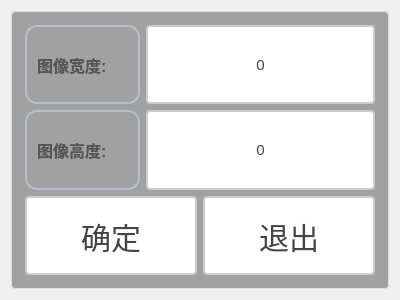
<?xml version="1.0" encoding="UTF-8"?>
<ui version="4.0">
 <class>PicturesPainterSetAspectRatioClass</class>
 <widget class="QDialog" name="PicturesPainterSetAspectRatioClass">
  <property name="geometry">
   <rect>
    <x>0</x>
    <y>0</y>
    <width>400</width>
    <height>300</height>
   </rect>
  </property>
  <property name="windowTitle">
   <string>PicturesPainterSetAspectRatio</string>
  </property>
  <layout class="QGridLayout" name="gridLayout_2">
   <item row="0" column="0">
    <widget class="QGroupBox" name="groupBox_4">
     <property name="styleSheet">
      <string notr="true">QGroupBox {
    border: 1px solid #DDD;
    border-radius: 4px;
    font: bold 14px;
    color: #666;
    background-color: rgb(161, 161, 161);
    padding: 2px; 
}

QGroupBox::title {
    subcontrol-origin: margin;
    subcontrol-position: top left;
    left: 10px;
    padding: 0 5px;
}</string>
     </property>
     <property name="title">
      <string/>
     </property>
     <layout class="QGridLayout" name="gridLayout">
      <item row="0" column="0">
       <layout class="QVBoxLayout" name="verticalLayout">
        <item>
         <layout class="QHBoxLayout" name="horizontalLayout" stretch="1,2">
          <item>
           <widget class="QLabel" name="label">
            <property name="styleSheet">
             <string notr="true">QLabel {
    background: qlineargradient(x1:0, y1:0, x2:0, y2:1,
                                stop:0 #f8fafc, stop:1 #e3e7ed); /* 浅灰渐变 */
    border: 2px solid #b5c0cd;             /* 淡蓝边框 */
    border-radius: 12px;                   /* 圆角 */
    padding: 6px;                          /* 内边距，防图片紧贴边缘 */
    color: #555;                           /* 文字颜色（如有文字时） */
    font-weight: bold;
    font-size: 16px;
}</string>
            </property>
            <property name="text">
             <string>图像宽度:</string>
            </property>
           </widget>
          </item>
          <item>
           <widget class="QPushButton" name="btn_imgWidth">
            <property name="sizePolicy">
             <sizepolicy hsizetype="Minimum" vsizetype="Minimum">
              <horstretch>0</horstretch>
              <verstretch>0</verstretch>
             </sizepolicy>
            </property>
            <property name="styleSheet">
             <string notr="true">QPushButton {
    padding: 6px 14px;
    border: 2px solid #CCC;
    border-radius: 4px;
    background-color: white;
    color: #444;
    font-size: 15px; 
}

QPushButton:hover {
    border-color: #999;
    background-color: #F5F5F5;
}

QPushButton:pressed {
    border-color: #777;
    background-color: #EEE;
}</string>
            </property>
            <property name="text">
             <string>0</string>
            </property>
           </widget>
          </item>
         </layout>
        </item>
        <item>
         <layout class="QHBoxLayout" name="horizontalLayout_2" stretch="1,2">
          <item>
           <widget class="QLabel" name="label_2">
            <property name="styleSheet">
             <string notr="true">QLabel {
    background: qlineargradient(x1:0, y1:0, x2:0, y2:1,
                                stop:0 #f8fafc, stop:1 #e3e7ed); /* 浅灰渐变 */
    border: 2px solid #b5c0cd;             /* 淡蓝边框 */
    border-radius: 12px;                   /* 圆角 */
    padding: 6px;                          /* 内边距，防图片紧贴边缘 */
    color: #555;                           /* 文字颜色（如有文字时） */
    font-weight: bold;
    font-size: 16px;
}</string>
            </property>
            <property name="text">
             <string>图像高度:</string>
            </property>
           </widget>
          </item>
          <item>
           <widget class="QPushButton" name="btn_imgHeight">
            <property name="sizePolicy">
             <sizepolicy hsizetype="Minimum" vsizetype="Minimum">
              <horstretch>0</horstretch>
              <verstretch>0</verstretch>
             </sizepolicy>
            </property>
            <property name="styleSheet">
             <string notr="true">QPushButton {
    padding: 6px 14px;
    border: 2px solid #CCC;
    border-radius: 4px;
    background-color: white;
    color: #444;
    font-size: 15px; 
}

QPushButton:hover {
    border-color: #999;
    background-color: #F5F5F5;
}

QPushButton:pressed {
    border-color: #777;
    background-color: #EEE;
}</string>
            </property>
            <property name="text">
             <string>0</string>
            </property>
           </widget>
          </item>
         </layout>
        </item>
        <item>
         <layout class="QHBoxLayout" name="horizontalLayout_3">
          <item>
           <widget class="QPushButton" name="btn_ok">
            <property name="sizePolicy">
             <sizepolicy hsizetype="Minimum" vsizetype="Minimum">
              <horstretch>0</horstretch>
              <verstretch>0</verstretch>
             </sizepolicy>
            </property>
            <property name="styleSheet">
             <string notr="true">QPushButton {
    padding: 6px 14px;
    border: 2px solid #CCC;
    border-radius: 4px;
    background-color: white;
    color: #444;
    font-size: 30px; 
}

QPushButton:hover {
    border-color: #999;
    background-color: #F5F5F5;
}

QPushButton:pressed {
    border-color: #777;
    background-color: #EEE;
}</string>
            </property>
            <property name="text">
             <string>确定</string>
            </property>
           </widget>
          </item>
          <item>
           <widget class="QPushButton" name="btn_exit">
            <property name="sizePolicy">
             <sizepolicy hsizetype="Minimum" vsizetype="Minimum">
              <horstretch>0</horstretch>
              <verstretch>0</verstretch>
             </sizepolicy>
            </property>
            <property name="styleSheet">
             <string notr="true">QPushButton {
    padding: 6px 14px;
    border: 2px solid #CCC;
    border-radius: 4px;
    background-color: white;
    color: #444;
    font-size: 30px; 
}

QPushButton:hover {
    border-color: #999;
    background-color: #F5F5F5;
}

QPushButton:pressed {
    border-color: #777;
    background-color: #EEE;
}</string>
            </property>
            <property name="text">
             <string>退出</string>
            </property>
           </widget>
          </item>
         </layout>
        </item>
       </layout>
      </item>
     </layout>
    </widget>
   </item>
  </layout>
 </widget>
 <layoutdefault spacing="6" margin="11"/>
 <resources/>
 <connections/>
</ui>
